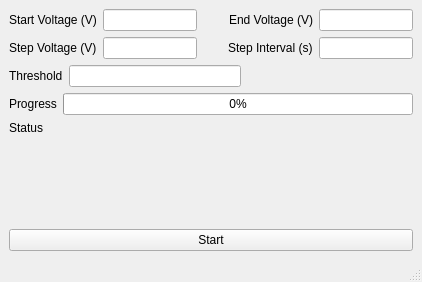
<?xml version="1.0" encoding="UTF-8"?>
<ui version="4.0">
 <class>APDExperimentMainWindow</class>
 <widget class="QMainWindow" name="APDExperimentMainWindow">
  <property name="geometry">
   <rect>
    <x>0</x>
    <y>0</y>
    <width>422</width>
    <height>282</height>
   </rect>
  </property>
  <property name="windowTitle">
   <string>APD Experiment Panel</string>
  </property>
  <widget class="QWidget" name="centralwidget">
   <layout class="QGridLayout" name="gridLayout">
    <item row="0" column="0">
     <layout class="QVBoxLayout" name="verticalLayout">
      <item>
       <layout class="QHBoxLayout" name="horizontalLayout">
        <item>
         <widget class="QLabel" name="label">
          <property name="text">
           <string>Start Voltage (V)</string>
          </property>
         </widget>
        </item>
        <item>
         <widget class="QLineEdit" name="StartVoltageLineEdit"/>
        </item>
        <item>
         <spacer name="horizontalSpacer">
          <property name="orientation">
           <enum>Qt::Horizontal</enum>
          </property>
          <property name="sizeHint" stdset="0">
           <size>
            <width>40</width>
            <height>20</height>
           </size>
          </property>
         </spacer>
        </item>
        <item>
         <widget class="QLabel" name="label_2">
          <property name="text">
           <string>End Voltage (V)</string>
          </property>
         </widget>
        </item>
        <item>
         <widget class="QLineEdit" name="EndVoltageLineEdit"/>
        </item>
       </layout>
      </item>
      <item>
       <layout class="QHBoxLayout" name="horizontalLayout_2">
        <item>
         <widget class="QLabel" name="label_3">
          <property name="text">
           <string>Step Voltage (V)</string>
          </property>
         </widget>
        </item>
        <item>
         <widget class="QLineEdit" name="StepVoltageLineEdit"/>
        </item>
        <item>
         <spacer name="horizontalSpacer_2">
          <property name="orientation">
           <enum>Qt::Horizontal</enum>
          </property>
          <property name="sizeHint" stdset="0">
           <size>
            <width>40</width>
            <height>20</height>
           </size>
          </property>
         </spacer>
        </item>
        <item>
         <widget class="QLabel" name="label_4">
          <property name="text">
           <string>Step Interval (s)</string>
          </property>
         </widget>
        </item>
        <item>
         <widget class="QLineEdit" name="StepIntervalLineEdit"/>
        </item>
       </layout>
      </item>
      <item>
       <layout class="QHBoxLayout" name="horizontalLayout_6">
        <item>
         <widget class="QLabel" name="label_6">
          <property name="text">
           <string>Threshold</string>
          </property>
         </widget>
        </item>
        <item>
         <widget class="QLineEdit" name="ThresholdLineEdit"/>
        </item>
        <item>
         <spacer name="horizontalSpacer_3">
          <property name="orientation">
           <enum>Qt::Horizontal</enum>
          </property>
          <property name="sizeHint" stdset="0">
           <size>
            <width>40</width>
            <height>20</height>
           </size>
          </property>
         </spacer>
        </item>
       </layout>
      </item>
      <item>
       <layout class="QHBoxLayout" name="horizontalLayout_3">
        <item>
         <widget class="QLabel" name="label_5">
          <property name="text">
           <string>Progress</string>
          </property>
         </widget>
        </item>
        <item>
         <widget class="QProgressBar" name="ProgressBar">
          <property name="value">
           <number>0</number>
          </property>
         </widget>
        </item>
       </layout>
      </item>
      <item>
       <layout class="QHBoxLayout" name="horizontalLayout_5">
        <item>
         <widget class="QLabel" name="StatusLabel">
          <property name="text">
           <string>Status</string>
          </property>
         </widget>
        </item>
       </layout>
      </item>
      <item>
       <spacer name="verticalSpacer">
        <property name="orientation">
         <enum>Qt::Vertical</enum>
        </property>
        <property name="sizeHint" stdset="0">
         <size>
          <width>20</width>
          <height>40</height>
         </size>
        </property>
       </spacer>
      </item>
      <item>
       <layout class="QHBoxLayout" name="horizontalLayout_4">
        <item>
         <widget class="QPushButton" name="StartPushButton">
          <property name="text">
           <string>Start</string>
          </property>
         </widget>
        </item>
       </layout>
      </item>
     </layout>
    </item>
   </layout>
  </widget>
  <widget class="QMenuBar" name="menubar">
   <property name="geometry">
    <rect>
     <x>0</x>
     <y>0</y>
     <width>422</width>
     <height>17</height>
    </rect>
   </property>
  </widget>
  <widget class="QStatusBar" name="statusbar"/>
 </widget>
 <resources/>
 <connections/>
</ui>
